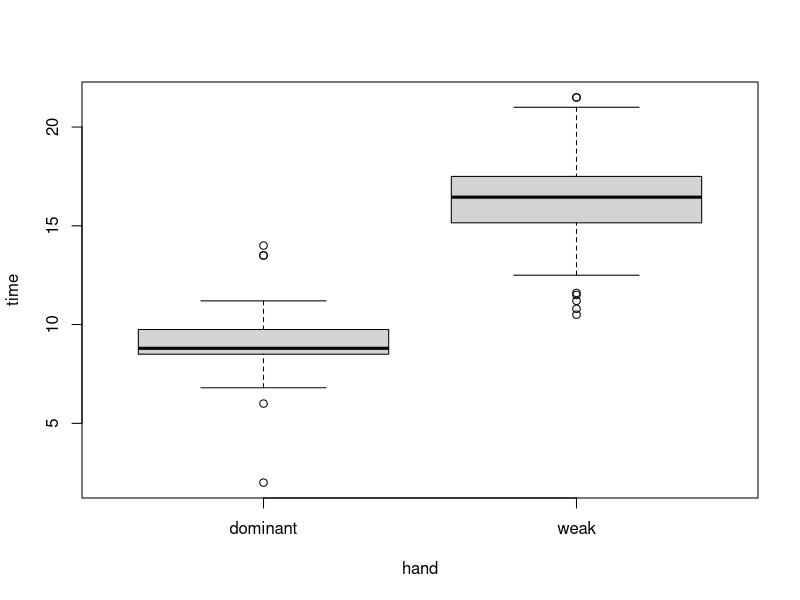
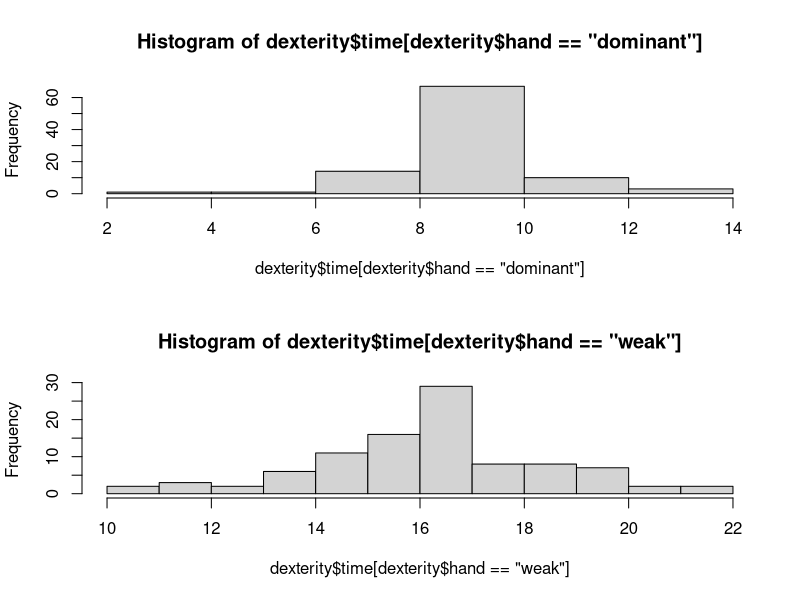
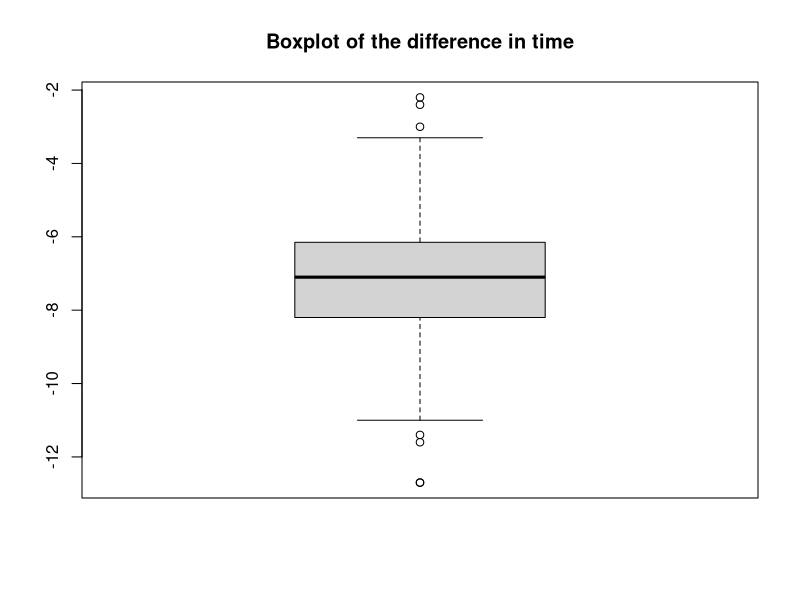
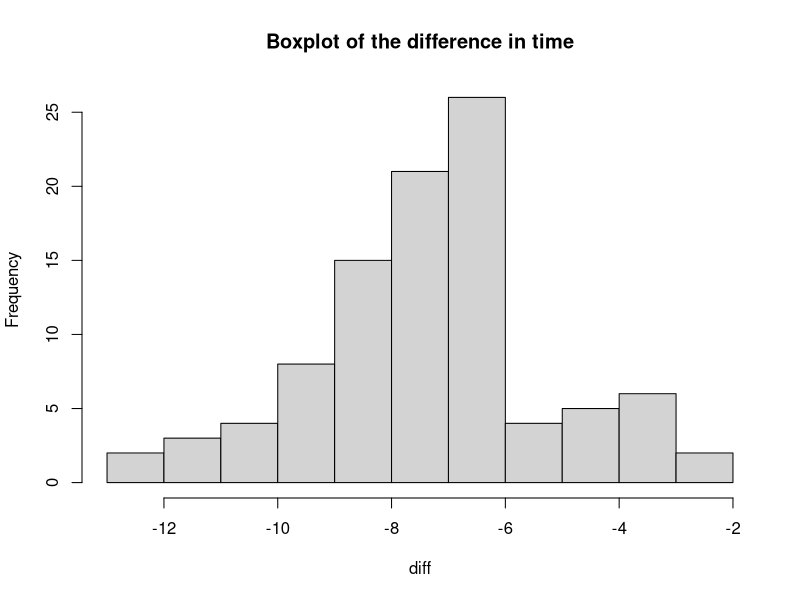
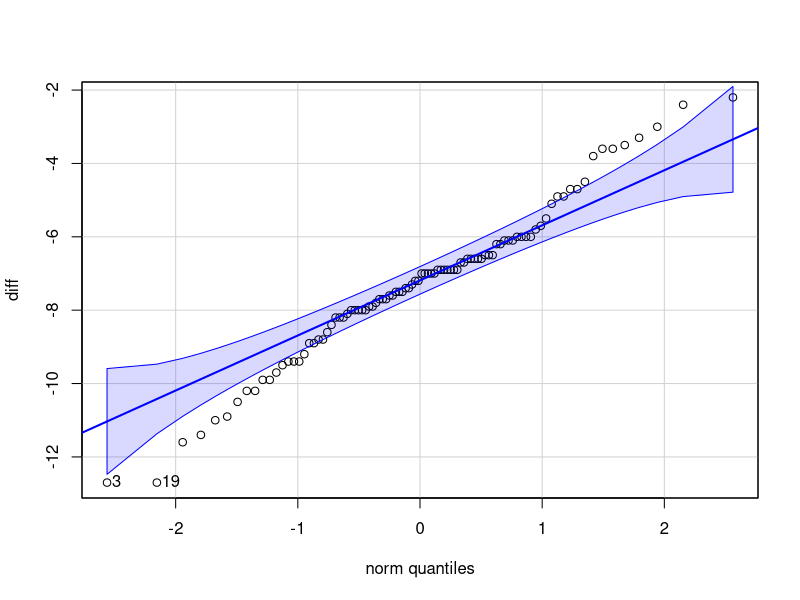
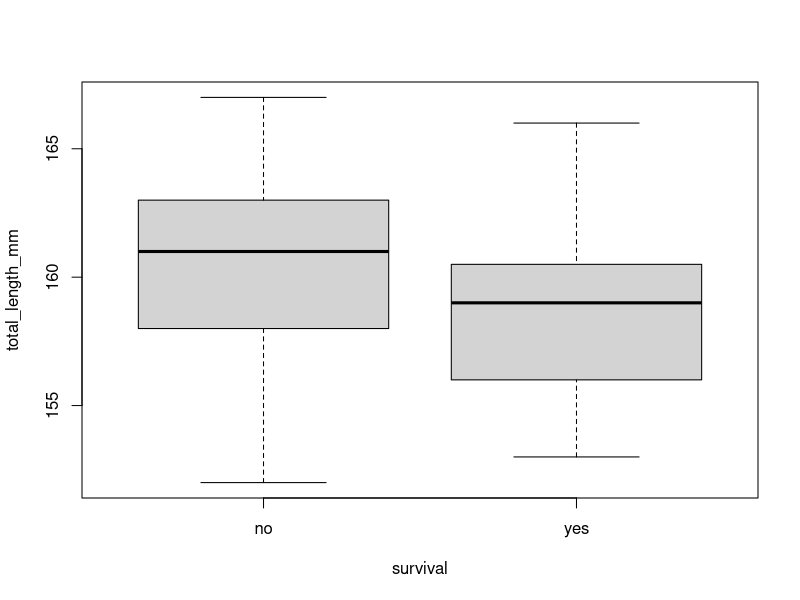
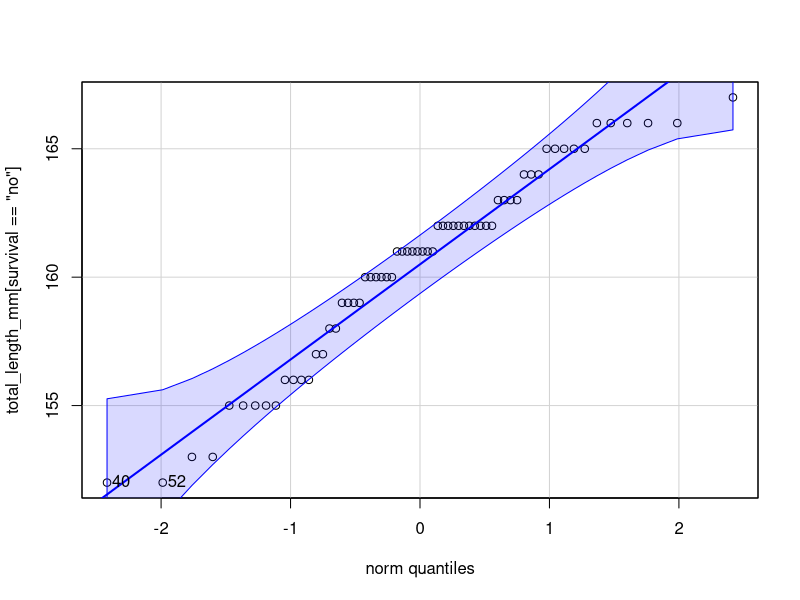
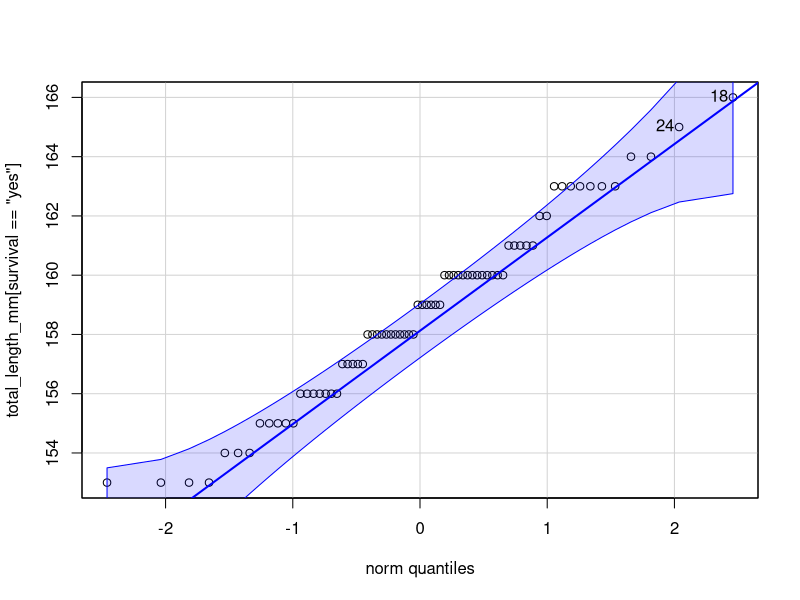

The R source for these figures, in order:
## ---- chunk 1
knitr::opts_chunk$set(echo = TRUE)

library(readr)
library(tidyverse)
library(ggplot2) # ifyou want to make fancy plots
library(car) # new package alert!

# data needed for this lab
titanic <- read_csv("titanic.csv")
dexterity <- read_csv("dexterity.csv")
bumpus <- read_csv("bumpus.csv")
## ---- chunk 2
# null hypothesis: mean of dominant = mean of week (there is no difference btween the time it takes to write)

# alternative hypothesis: mean of dominant != mean of weak (There is a difference between the time it takes to write ")
## ---- chunk 3

# make new column for differences

# Option 1
dominant <- subset(dexterity, hand=="dominant")
weak  <- subset(dexterity, hand=="weak")
diff <- dominant$time - weak$time

# Option 2
weak <- dexterity$time[dexterity$hand=="weak"] #create new data section for each hand
dominant <- dexterity$time[dexterity$hand=="dominant"] #create new data section for each hand
difference <- weak - dominant

# Make a boxplot or histogram the dominant and weak hand
boxplot(time ~ hand, data = dexterity)

par(mfrow = c(2,1))
hist(dexterity$time[dexterity$hand == "dominant"])
hist(dexterity$time[dexterity$hand == "weak"])
par(mfrow = c(1,1))

# Students can also plot the differences 
boxplot(diff, main = "Boxplot of the difference in time")
hist(diff, main = "Boxplot of the difference in time")

## ---- chunk 4
# make new column for differences

# Option 1
dominant <- subset(dexterity, hand=="dominant")
weak  <- subset(dexterity, hand=="weak")
diff <- dominant$time - weak$time

# Option 2
weak <- dexterity$time[dexterity$hand=="weak"] #create new data section for each hand
dominant <- dexterity$time[dexterity$hand=="dominant"] #create new data section for each hand
difference <- weak - dominant

# check the normality of the differences
# First, with qqPlot
qqPlot(diff) # looks somewhat normal distribution
# Second, with shapiro.test
shapiro.test(diff)

# p-value = 0.1481
# 0.1481 > 0.05
# we fail to reject the null hypothesis
# data are normally distributed

## ---- chunk 5
# Null hypothesis: mean of the differences = 0
t.test(dominant, weak, paired = TRUE)

# p value < 2.2e-16
# t = -34.218
# 95CI: -7.700379 - 6.855871
  # CI does not contain 0 we can reject our null 
  # We can reject our null hypothesis at alpha = 0.05
    # Mean of the differences is not 0, meaning there is a significant difference between the mean time for hands writing "The search for truth"


# or one sample t-test on difference
t.test(diff, mu = 0)
# p value < 2.2e-16
# mean is not equal to 0, there is a significant difference between the mean time for writing "The search for truth"

## ---- chunk 6
# null hypothesis: mean of alive birds = mean of dead birds (There is no significant difference in mean bird length between alive and dead birds)
# alternative hypothesis: mean of alive birds != mean of dead birds (there is a significant difference in mean bird length between alive and dead birds)
## ---- chunk 7
# boxplot or histogram that shows alive birds seem to be smaller than dead birds
boxplot(total_length_mm ~ survival, data = bumpus)

## ---- chunk 8
# qqPlot
with(bumpus, qqPlot(total_length_mm[survival == "no"]))
with(bumpus, qqPlot(total_length_mm[survival == "yes"]))

# shapiro

with(bumpus, shapiro.test(total_length_mm[survival == "no"])) # p = 0.01767
with(bumpus, shapiro.test(total_length_mm[survival == "yes"])) # p = 0.1787

# The above qqPlot and Shapiro-Wilk statistic show that for once of the classes (survival = yes) the residuals are not quite normal. However for this scenario we are going to pretend that both classes are normally distributed
## ---- chunk 9
leveneTest(total_length_mm ~ survival, data = bumpus, center = "median") # p = 0.1989

# Because p > 0.05 in the Levene's test, we do not have significant evidence to conclude that the variances between dead and alive birds are different. We will assume equal variance.

# Remember, 
  # F test is used for small data sets
  # Levene is use for large data sets
## ---- chunk 10

# Two Sample t-test
t.test(total_length_mm ~ survival, alternative = "two.sided", conf.level = .95,
       var.equal = TRUE, data = bumpus) # p = 0.003348

# From the two sample t-test, we see that the p-value = 0.003348 which is less than our level of significance or alpha of 0.05. Therefore, we reject our null hypothesis that the dead and alive birds have equal body lengths and ocnclude that birds that survived have a significant difference in size than those that died. 
